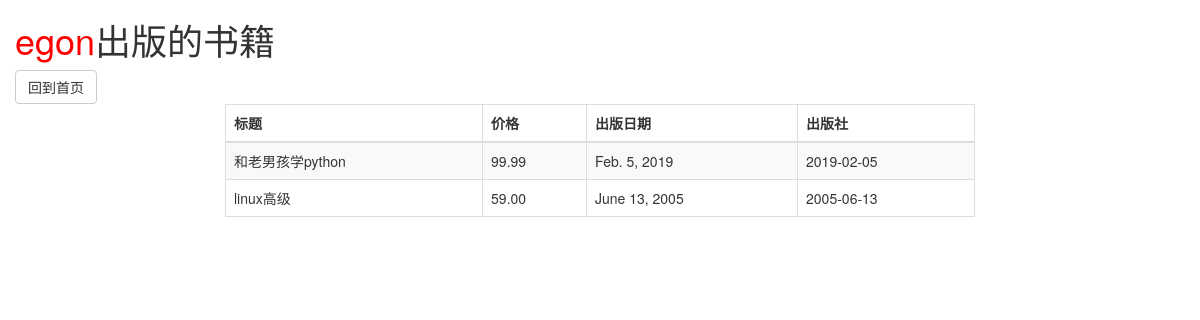
The page /show_author_book/4 (signed in) on the database its author committed.
### crud/models.py (models this page shows, shortened)
class Author(models.Model):
    nid = models.AutoField(primary_key=True)
    name = models.CharField(max_length=32)
    age = models.IntegerField()
    authordetail = models.OneToOneField(to="AuthorDetail", to_field='nid', on_delete=models.CASCADE)  # 加引号会从全局去找

class Book(models.Model):
    nid = models.AutoField(primary_key=True)
    title = models.CharField(max_length=32, unique=True)
    pub_date = models.DateField()
    price = models.DecimalField(max_digits=5, decimal_places=2)
    publish = models.ForeignKey(to="Publish", to_field='nid', on_delete=models.CASCADE)
    authors = models.ManyToManyField(to='Author')

### crud/views/author.py (the view)
# urls.py: re_path('show_author_book/(\d+)', author_view.show_author_book),
def show_author_book(request, id):
    author_obj = Author.objects.filter(nid=id).first()
    book_list = author_obj.book_set.all()
    author_name = author_obj.name
    context = {
        'book_list': book_list,
        'author_name': author_name
    }
    return render(request, 'author/show_author_book.html', context=context)

### templates/author/show_author_book.html (shortened to what this page needs)
{% extends 'base.html' %}
{% block header-info %}
    <h1><span class="red_info">{{ author_name }}</span>出版的书籍</h1>
    <a href="{% url 'crud:book' %}" class="btn btn-default">回到首页</a>
{% endblock header-info %}
{% block content %}
    <table id="table" class="table table-bordered table-striped">
        <thead>
        <tr>
            <th>标题</th>
            <th>价格</th>
            <th>出版日期</th>
            <th>出版社</th>
        </tr>
        </thead>
        <tbody>
        {% for book in book_list %}
            <tr>
                <td>{{ book.title }}</td>
                <td>{{ book.price }}</td>
                <td>{{ book.pub_date }}</td>
                <td>{{ book.pub_date | date:'Y-m-d' }}</td>
            </tr>
        {% endfor %}
        </tbody>
    </table>
{% endblock content %}

### crud/static/css/common.css (style rules this page uses)
.red_info { color: red; }

### rows shown on the page
Author: name "egon"
Book: title "和老男孩学python", price "99.99", pub_date "Feb. 5, 2019", pub_date "2019-02-05"
Book: title "linux高级", price "59.00", pub_date "June 13, 2005", pub_date "2005-06-13"
